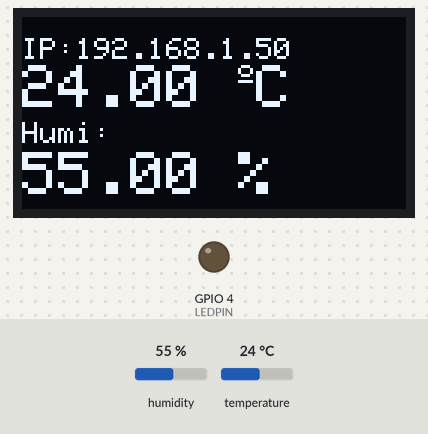
The program below on a simulated ESP8266 (NodeMCU). Shown: 128×64 one-colour display, output pins drawn as LEDs (lit = HIGH). Inputs (shaded band) come from the test bench; at power-on: humidity 55 %, temperature 24 °C. WiFi joins after 1.5 s; servers stay silent unless stated; the display library's start-up logo is not drawn; web services answer with replies made up by the test bench; what the program prints to the serial monitor is not drawn.

Above: at 5.7 s.
Timing chart, 0 to 7.2 s (numbered marks = the images above):
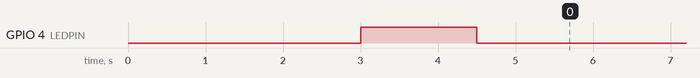

The program:

main.cpp
```cpp
#include <Arduino.h>
#include <DHT.h>
#include <Wire.h>
#include <Adafruit_GFX.h>
#include <Adafruit_SSD1306.h>
#include <Adafruit_Sensor.h>
#include <ESP8266WiFi.h>

// +--------------------+
// |   DHT、LED
// +--------------------+
#define LEDPIN 4
#define DHTPIN 5
#define DHTTYPE DHT11 // DHT11 or DHT22
DHT dht(DHTPIN, DHTTYPE);

// +--------------------+
// |   OLED
// +--------------------+
#define SCREEN_WIDTH 128 // OLED display width, in pixels
#define SCREEN_HEIGHT 64 // OLED display height, in pixels
Adafruit_SSD1306 display(SCREEN_WIDTH, SCREEN_HEIGHT, &Wire, -1);

// +--------------------+
// |   Wifi
// +--------------------+
#define SSID "test"
#define PASS "12345678"

// +--------------------+
// |   IOT
// +--------------------+
#define IOTHOST "api.thingspeak.com"
#define IOTPORT 80
String GET = "GET /update?key=NAF43GJPLK3RA0IY";

void updateData();
void initOLED();
void oledShow();
float temperature, humidity;

void setup()
{
  delay(3000);

  pinMode(LEDPIN, OUTPUT);
  digitalWrite(LEDPIN, HIGH);

  Serial.begin(9600);
  dht.begin();
  WiFi.begin(SSID, PASS);

  Serial.println();
  Serial.print("Wifi connecting to ");
  Serial.println(SSID);

  Serial.print("Connecting");
  while (WiFi.status() != WL_CONNECTED)
  {
    delay(500);
    Serial.print(".");
  }
  Serial.println();

  digitalWrite(LEDPIN, LOW);

  Serial.println("Wifi Connected Success!");
  Serial.print("IP Address : ");
  Serial.println(WiFi.localIP());

  initOLED();
  delay(1000);
}
void loop()
{
  temperature = dht.readTemperature();
  humidity = dht.readHumidity();
  if (isnan(temperature) || isnan(humidity))
  {
    Serial.println("Failed to read from DHT sensor!");
  }
  else
  {
    Serial.printf("Temp:%.2f C | Humi:%.2f %% \r\n", temperature, humidity); //要印 %，需使用%%
    oledShow();
    updateData();
  }
  delay(20 * 1000);
}

void updateData()
{
  // 設定 ESP8266 作為 Client 端
  WiFiClient client;
  if (!client.connect(IOTHOST, IOTPORT))
  {
    Serial.println("Thingspeak connection failed");
    return;
  }
  else
  {
    String getStr = GET + "&field1=" + String((float)temperature) +
                    "&field2=" + String((float)humidity) +
                    " HTTP/1.1\r\n";
    ;
    client.print(getStr);
    client.print("Host: ");
    client.println(IOTHOST);
    client.print("Connection: close\r\n\r\n");

    delay(1000);

    Serial.println("");
    Serial.println("===== IOT =====");
    String response = client.readString();
    Serial.println(response);

    client.stop();
  }
}

void initOLED()
{

  Wire.begin(2, 14); //SDA=13,SCL=12

  if (!display.begin(SSD1306_SWITCHCAPVCC, 0x3C))
  {
    Serial.println("SSD1306 allocation failed");
  }
  else
  {
    Serial.println("SSD1306 init OK!");
  }

  display.setTextColor(WHITE);
  display.display();
  display.clearDisplay();
}

void oledShow()
{

  display.clearDisplay();

  // display IP
  display.setTextSize(1);
  display.setCursor(0, 7);
  display.print("IP:");
  display.print(WiFi.localIP());

  // display temperature
  display.setTextSize(2);
  display.setCursor(0, 16);
  display.print(temperature);
  display.print(" ");
  display.setTextSize(1);
  display.cp437(true);
  display.write(167);
  display.setTextSize(2);
  display.print("C");

  // display humidity
  display.setTextSize(1);
  display.setCursor(0, 35);
  display.print("Humi: ");
  display.setTextSize(2);
  display.setCursor(0, 45);
  display.print(humidity);
  display.print(" %");

  display.display();
}
```
